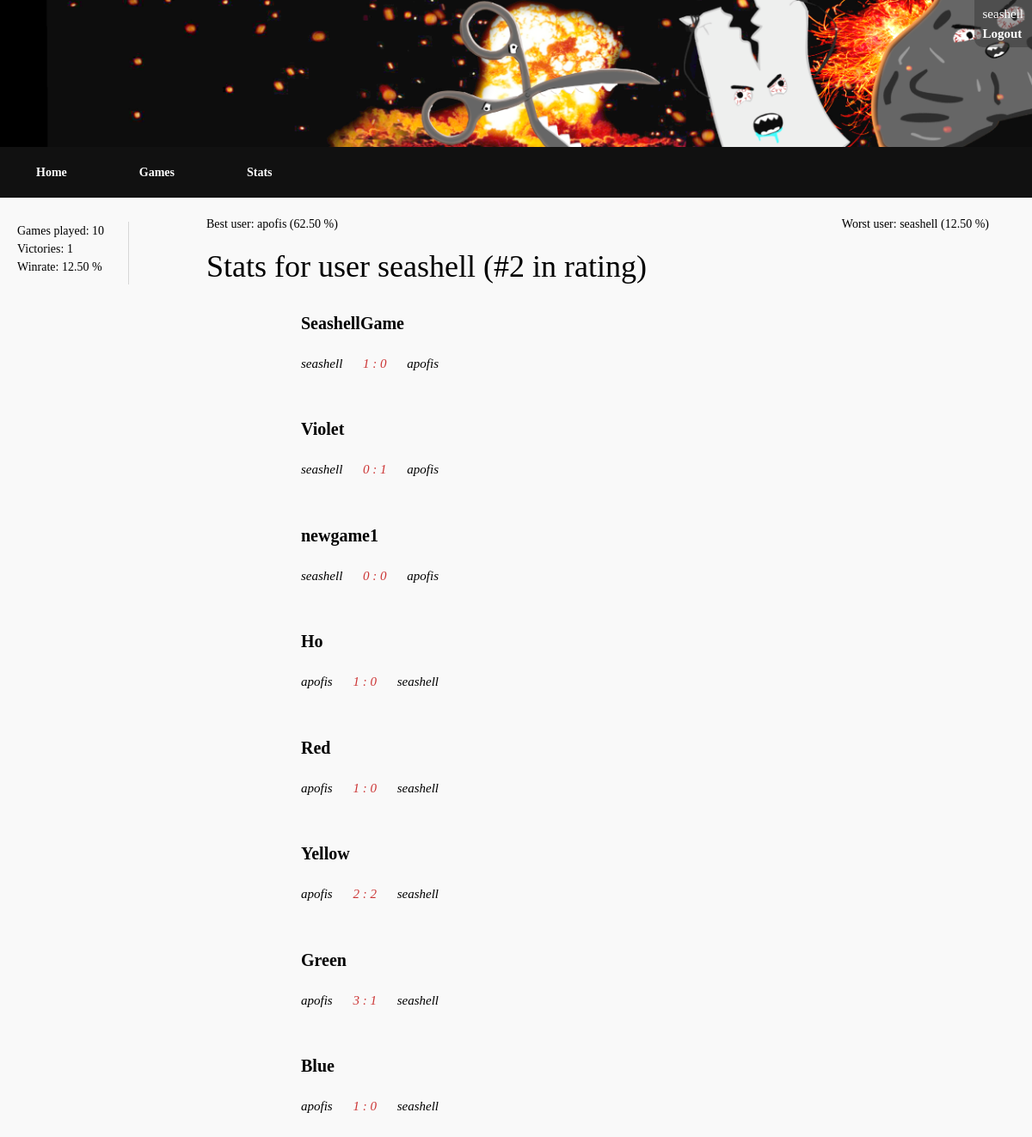
The page /stats/ (signed in) on the database its author committed.
### testapp/models.py (models this page shows)
class Game(models.Model):
    isCompleted = models.BooleanField(default=False)
    isPublic = models.BooleanField()
    password = models.CharField(max_length=10, null=True)
    gameName = models.CharField(max_length=100, default='NoNameGame')
    ownerID = models.ForeignKey(User, on_delete=models.CASCADE, related_name='owner')
    secondPlayerID =models.ForeignKey(User, on_delete=models.SET_NULL, null=True, related_name='secondPlayer')
    winnerID = models.ForeignKey(User, on_delete=models.SET_NULL, null=True, related_name='winner')
    ownerScore = models.IntegerField(default=0)
    secondPlayerScore = models.IntegerField(default=0)

### userStatistics/views.py (the view)
# urls.py: path('', views.statsAll, name='Games Stats')
@login_required()
def statsAll(request):
    currentUser = request.user;
    games = Game.objects.filter(Q(ownerID = currentUser) | Q(secondPlayerID = currentUser) )
    wonGames = games.filter(winnerID=currentUser)
    users = User.objects.all()
    rating = list()
    for u in users:
        games1 = Game.objects.filter(isCompleted=True).filter(Q(ownerID=u) | Q(secondPlayerID=u))
        wins = games.filter(winnerID=u).count()
        if games1.count() > 0:
            item = (u, wins / games1.count())
            rating.append(item)
    rating.sort(key=(lambda i: i[1]), reverse=True)
    for r in rating:
        if r[0] == currentUser:
            currUserPlace = rating.index(r) + 1
    return render(
        request,'stats/statsAll.html', { 'currentUser': { 'username': currentUser.get_username,
                                                          'place': currUserPlace,
                                                          'amountGamesPlayed': games.count(),
                                                          'victories': wonGames.count(),
                                                          'winrate': "{0:.2f}".format(
                                                              wonGames.count() * 100 / games.filter(
                                                                  isCompleted=True).count()),
                                                          },
                                         'games': games.exclude(isCompleted=False),
                                         'bestUser': {'user': rating[0][0], 'winrate': "{0:.2f}".format(rating[0][1] * 100)},
                                         'worstUser': {'user': rating[-1][0], 'winrate': "{0:.2f}".format(rating[-1][1] * 100)}}
    )

### templates/stats/statsAll.html (shortened to what this page needs)
{% extends "base_generic.html" %}
{% block aside %}
    <aside id="gamenav">
        <ul>
            <li>Games played: {{ currentUser.amountGamesPlayed }}</li>
            <li>Victories: {{ currentUser.victories }}</li>
            <li>Winrate: {{ currentUser.winrate }} %</li>
        </ul>
    </aside>
{% endblock %}
{% block content %}
    <div id="allgames-top">
        <span id="allgames-top-create">Best user: {{ bestUser.user.get_username }} ({{ bestUser.winrate }} %)</span>
        <span id="allgames-top-stats">Worst user: {{ worstUser.user.get_username }} ({{ worstUser.winrate }} %)</span>
    </div>
    <h1>Stats for user {{ currentUser.username }} (#{{ currentUser.place }} in rating)</h1>
    <div id="oldmoves-container">
    <ul id="oldmoves-list">
            {% for game in games %}
            <li class="notification-item">
                <div><b>{{ game.gameName }}</b></div> <br/>
                <span>
                    <p class="player">{{ game.ownerID.username }} </p>
                    <p id="score">{{ game.ownerScore }} : {{ game.secondPlayerScore }} </p>
                    <p class="player">{{ game.secondPlayerID.username }}</p>
                </span>
            </li>
            {% endfor %}
        </ul>
    </div>
{% endblock %}

### templates/base_generic.html (shortened to what this page needs)
<!DOCTYPE html>
<html lang="en">
<head>
  <link rel="stylesheet" href="https://maxcdn.bootstrapcdn.com/bootstrap/3.3.7/css/bootstrap.min.css">
  {% load static %}
  <link rel="stylesheet" href="{% static '../static/css/styles.css' %}">
</head>
<body>
<header><img src="/static/img/bg.jpg"/></header>
      <nav>
      <ul>
          <li><a href="{% url 'Home' %}">Home</a></li>
          <li><a href="{% url 'All Games' %}">Games</a></li>
          <li><a href="{% url 'Games Stats' %}">Stats</a></li>
      </ul>
          <div id="user">
        {% if user.is_authenticated %}
            <div id="username">{{ user.get_username }}</div>
              <a href="{% url 'logout'%}?next=/accounts/login">Logout</a>
          {% else %}
             <div><a href="{% url 'login'%}?next={{request.path}}">Login</a></div>
            {% endif %}
    </div>
      </nav>
      {% block aside %}{% endblock %}
      <main>
      {% block content %}{% endblock %}
      </main>
</body>
</html>

### static/css/styles.css (style rules this page uses)
:root { --main-bg-color: #f9f9f9; --em-color: #008060; --em-color-red: #CC3434; }
body { display: table; font-family: Verdana, fantasy; border: 0; padding: 0; margin: 0; border-style: none; background-color: var(--main-bg-color); color: black; width: 100%; line-height: 1.5; }
header { padding: 1em; display: table-header-group; width: 100%; height: 100px; }
header img { width: 100%; }
#user { width: auto; border-radius: 0 0 0 10px; position: fixed; font-size: 15px; color: white; padding: 5px; padding-left: 10px; padding-right: 10px; top: 0; right: 0; border: none; background-color: rgba(55,55,55,0.5); }
#user a { color: white; }
aside { display: inline-block; }
nav { display: table-row-group; width: 100%; margin-bottom: 0; }
nav ul { position: -webkit-sticky; position: sticky; top: 0; list-style-type: none; margin: 0; padding: 0; overflow: hidden; background-color: #111111; }
nav ul li { float: left; }
nav ul li a { color: white; }
nav ul li a:link { display: block; background-color: #111111; padding: 3em; padding-top: 1em; padding-bottom: 1em; text-decoration: none; border:0; border-top: 5px; border-bottom: 5px; border-style: solid; border-color: #111; }
.notification-item { display: block; }
.availableGame, .notification-item { padding: 20px; display: inline-block; float: left; border: var(--main-bg-color); }
.notification-item { display: block; float: none; }
.notification-item div { display: block; }
.availableGame div, .notification-item div, .notification-item a div div, .notification-item div div { font-size: 20px; }
.availableGame, .notification-item span, .notification-item a div span, .notification-item div span { font-size: 15px; font-style: italic; }
#gamenav { float: left; margin-top: 2em; padding-right: 2em; border-right-width: thin; border-right-color: #d7d7d7; border-right-style: solid; }
#gamenav ul { list-style-type: none; padding-left: 20px; }
#allgames-top-stats { position: absolute; right: 50px; }
#oldmoves-container { padding-left: 50px; }
#oldmoves-list { list-style-type: none; }
main { display: block; padding: 0; margin: auto; margin-top: 20px; margin-left: 20%; }
.player { display: inline-block; }
#score { display: inline-block; margin: auto 20px; color: var(--em-color-red); }
a { font-weight: bolder; color: black; }

### rows shown on the page
Game: gameName "SeashellGame", ownerID.username "seashell", ownerScore "1", secondPlayerScore "0", secondPlayerID.username "apofis"
Game: gameName "Violet", ownerID.username "seashell", ownerScore "0", secondPlayerScore "1", secondPlayerID.username "apofis"
Game: gameName "newgame1", ownerID.username "seashell", ownerScore "0", secondPlayerScore "0", secondPlayerID.username "apofis"
Game: gameName "Ho", ownerID.username "apofis", ownerScore "1", secondPlayerScore "0", secondPlayerID.username "seashell"
Game: gameName "Red", ownerID.username "apofis", ownerScore "1", secondPlayerScore "0", secondPlayerID.username "seashell"
Game: gameName "Yellow", ownerID.username "apofis", ownerScore "2", secondPlayerScore "2", secondPlayerID.username "seashell"
Game: gameName "Green", ownerID.username "apofis", ownerScore "3", secondPlayerScore "1", secondPlayerID.username "seashell"
Game: gameName "Blue", ownerID.username "apofis", ownerScore "1", secondPlayerScore "0", secondPlayerID.username "seashell"

### other values the page prints
{{ user.get_username }} "seashell"
{{ currentUser.amountGamesPlayed }} "10"
{{ currentUser.victories }} "1"
{{ currentUser.winrate }} "12.50"
{{ bestUser.user.get_username }} "apofis"
{{ bestUser.winrate }} "62.50"
{{ worstUser.user.get_username }} "seashell"
{{ worstUser.winrate }} "12.50"
{{ currentUser.username }} "seashell"
{{ currentUser.place }} "2"
